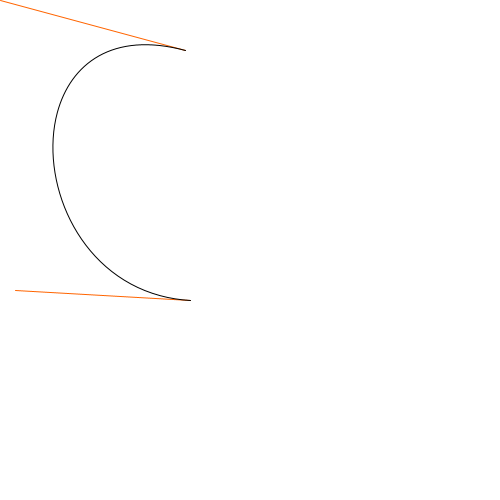
Frame 1 (no input)
Frame 60 (the mouse pressed at the canvas centre just before this capture): identical to frame 1, image omitted
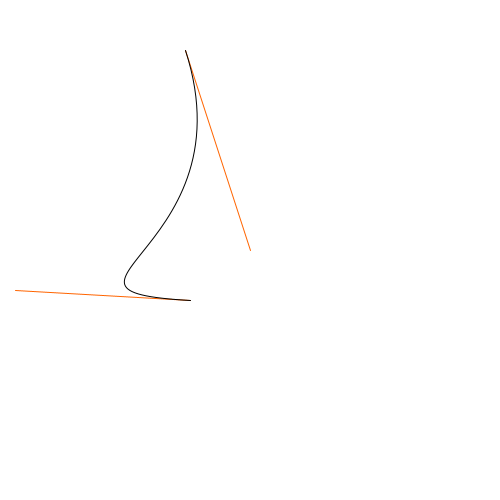
Frame 120 (the mouse held since frame 60 and released just before this capture)

The Processing sketch that drew these frames (run headless with seeded random() and noise(); from frame 60 on, the mouse is pressed at the canvas centre):

// Processing sketch: e24bezierParametrico
// ── e24bezierParametrico.pde
void setup(){
  size(500,500);
  noFill();
}
void draw(){
 background(255); 

stroke(255,100,0);
line(185,50,mouseX,mouseY);
line(190,300,15,290);
stroke(0);
bezier(185,50,mouseX,mouseY,15,290,190,300);

}
